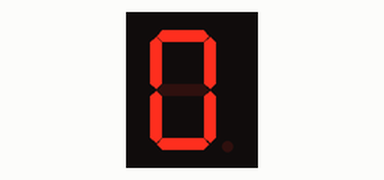
The sketch below on a simulated Arduino Uno, built with avr-gcc and run on an emulated ATmega328P. Parts: 1-digit seven-segment display. Wiring (inferred from the names in the program): 1-digit 7-segment display, segments lit when HIGH: segments pin 7, pin 6, pin 4, pin 3, pin 2, pin 8, pin 9, pin 5. The segment pins are drawn as the display they are named for; what the sketch prints to the serial monitor is not drawn.

Above: at 0.1 s.
At 17.2 s:
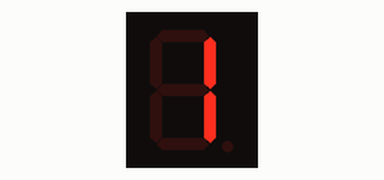
At 20.29 s:
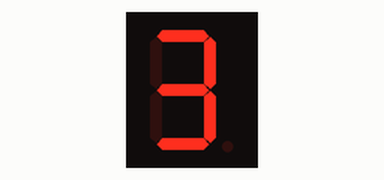
At 25.61 s:
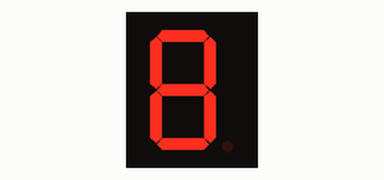
At 30.94 s:
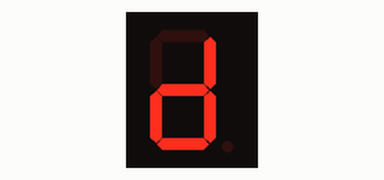
At 35.3 s:
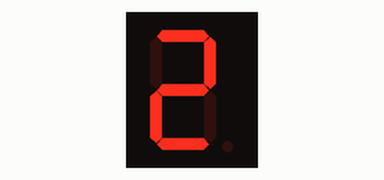

The sketch:

SevSegmentDriver9.ino
```cpp
int clockPulse[2] = {10 , 11};
//int digit2Enable = 11;
int masterReset = 12;
int chr[16]= { 0b01110111,20,179,182,212,230,231,52,247,246,245,199,131,151,227,225 };
// I probably should have written that(119) as 0b01110111 to indicate the segment to turn on
int segments[8] = {2,3,4,5,6,7,8,9};


void setup()
{

  Serial.begin(9600);
  Serial.println("\n7 Segment6 Driver");

  //Set the DISPLAY low
  for (int i = 0; i<= 8; i++)
  {
    pinMode(segments[i], OUTPUT);
    digitalWrite( segments[i], LOW );
  }
    pinMode(clockPulse[0], OUTPUT);
    pinMode(clockPulse[1], OUTPUT);
    pinMode(masterReset, OUTPUT);
    digitalWrite (clockPulse[0], LOW);
    digitalWrite (clockPulse[1], LOW);
    digitalWrite (masterReset, HIGH);
}

void loop()
{
  for (int i = 0; i<=255 ; i++)
  {
    dsplyDigits (int(i), 16);
    delay(1000);
  }
  for (int i = 0; i<=99 ; i++)
  {
    dsplyDigits (int(i), 10);
    delay(500);
  }

}

void dsplyDigits( int  digits2Write, int base ){
  // For now, I'm going to use base 16 only
  //base=16;
  int dig2Write[2]; // ={ int (digits2Write/16), (digits2Write % 16)};
  dig2Write[0] = digits2Write % base;
  dig2Write[1] = int (digits2Write/base);
  //int x = digitalRead(digit1Enable);
  //I know there's a slick way of doing this - but brute force today
  Serial.print("At the start from function,  -->");

  for (int j = 0; j<2 ; j++){
    // Turn them on bit by bit
    for (int i = 0; i<=7; i++)
    {
      // Check if it needs to be HIGH else set it LOW
      if ( chr[dig2Write[j]] & int(round(pow(2,i))))
      {
        digitalWrite (segments[i], HIGH);
      }
      else{       digitalWrite (segments[i], LOW);
      }

    }
    //Provide a leading edge to latch the output
    digitalWrite (clockPulse[j], HIGH);
    delay (30);
    digitalWrite (clockPulse[j], LOW);
  }

}
```

Measured:
- what the display in image 1 shows lasts 2.1 s, from 17.1 s to 19.2 s
